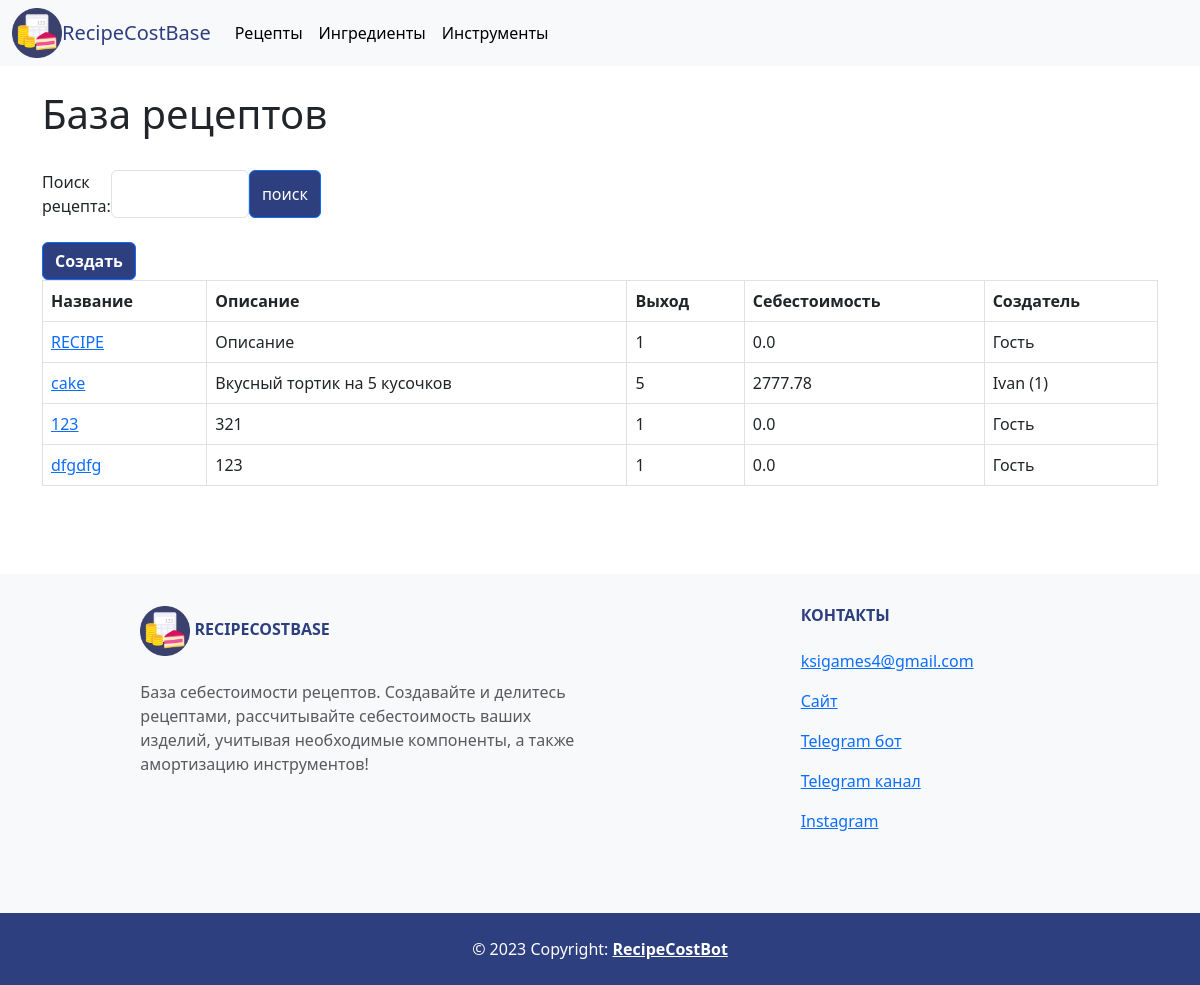
The page /core/recipes/ (signed in) on the database its author committed.
### core/models.py (models this page shows)
class Recipe(models.Model):
    name = models.CharField('Название', max_length=255)
    owner = models.ForeignKey(User, on_delete=models.CASCADE, null=True)
    description = models.TextField('Описание', null=True)
    components = models.ManyToManyField(Component, null=True, verbose_name='Ингредиенты', related_name='recipe')
    tools = models.ManyToManyField(Tool, null=True, verbose_name='Инструменты', related_name='recipe')
    count = models.IntegerField('Выход', default=1)
    primecost = models.FloatField('Себестоимость', null=True)
    parent = models.BooleanField(default=True)
    parent_id = models.IntegerField(null=True, default=0)

class User(models.Model):
    name = models.CharField('Имя', max_length=255)
    dc = models.DateTimeField(auto_now_add=True)

### core/views.py (the view)
# urls.py: path('recipes/', views.RecipesList.as_view(), name='recipes'),
class RecipesList(TitleMixin, ListView):
    model = models.Recipe
    template_name = 'core/recipes_list.html'
    context_object_name = 'recipes'
    title = 'База рецептов'
    form = forms.RecipeSearch()
    def get_queryset(self):
        name = self.request.GET.get('name')
        qs = models.Recipe.objects.all()
        for i in qs:
            calc_datatools.calculate_primecost(i)
        if name:
            return qs.filter(name__icontains=name)
        return qs
    def get_context_data(self, **kwargs):
        context = super().get_context_data(**kwargs)
        context['search_form'] = forms.RecipeSearch(self.request.GET or None)
        context['request_name'] = self.request.GET.get('name')
        return context
    class Meta:
        model = models.Recipe
        ordering = ('name',)

### core/forms.py
class RecipeSearch(forms.Form):
    name = forms.CharField(label='Поиск рецепта', required=False,
                           widget=forms.TextInput(attrs={'class': 'form-control'}))

### core/datatools/calc_datatools.py (called while the page is built)
def calculate_primecost(recipe: models.Recipe):
    primecost = 0
    if recipe.components:
        for i in recipe.components.all():
            primecost += update_component(i).cost
    if recipe.tools:
        for i in recipe.tools.all():
            primecost += update_tool(i).depreciation
    recipe.primecost = float(format(primecost, '.2f'))
    recipe.save()
    return

def update_component(component: models.Component) -> models.Component:
    parent = models.Component.objects.get(id=component.parent_id)
    if component.price != parent.price:
        component.price = parent.price
    component.cost = float(format(component.price * component.count, '.2f'))
    component.save()
    return component

def update_tool(tool: models.Tool) -> models.Tool:
    parent = models.Tool.objects.get(id=tool.parent_id)
    if tool.cost != parent.cost:
        tool.cost = parent.cost
    if tool.usage != parent.usage:
        tool.usage = parent.usage
    tool.depreciation = float(format(tool.cost / 12 / 30 / 24 * tool.usage * tool.time, '.2f'))
    tool.save()
    return tool

### core/views.py (called while the page is built)
    def get_title(self):
        return self.title

    def get_context_data(self, **kwargs):
        context = super().get_context_data(**kwargs)
        context['title'] = self.get_title()
        return context

### core/templates/core/recipes_list.html (shortened to what this page needs)
{% extends "core/base.html" %}
{% block content %}
    <div class="container">
        <h1>{{ title }}</h1>
        <br>
        {% if search_form %}
          <form class="d-flex" method="GET" style='width: 25%'>
            {{ search_form }}
            <button class="btn btn-primary" type="submit" style="background-color: #2e3f7f; color: white;">
                поиск
            </button>
          </form>
        {% endif %}
        <br>
        <a href="{% url 'core:recipe_create' %}" class="btn btn-primary" style="background-color: #2e3f7f; color: white;">
            <b>Создать</b>
        </a>
        <br>
        {% if recipes %}
        <table class="table table-bordered">
          <thead>
            <tr style="background-color: #2e3f7f; color: white;">
                <th>Название</th>
                <th>Описание</th>
                <th>Выход</th>
                <th>Себестоимость</th>
                <th>Создатель</th>
            </tr>
          </thead>
          <tbody>
          {% for recipe in recipes %}
            <tr>
                <td>
                    <a href="{% url 'core:recipe' recipe.pk %}">{{ recipe.name }}</a>
                </td>
                {% if recipe.description %}
                <td>{{ recipe.description }}</td>
                {% else %}
                <td>-</td>
                {% endif %}
                <td>{{ recipe.count }}</td>
                <td>{{ recipe.primecost }}</td>
                {% if recipe.owner %}
                <td>{{ recipe.owner.name }} ({{ recipe.owner.id }})</td>
                {% else %}
                <td>Гость</td>
                {% endif %}
            </tr>
          {% endfor %}
          </tbody>
        </table>
        {% elif request_name %}
        <p>Рецептов по запросу <b>«{{ request_name }}»</b> не найдено.</p>
        {% else %}
        <p>Рецептов не найдено.</p>
        {% endif %}
    </div>
  {% endblock %}

### core/templates/core/base.html (style rules this page uses)
.container { height: 125% }

### rows shown on the page
Recipe: name "RECIPE", description "Описание", count "1", primecost "0.0", shows "Гость"
Recipe: name "cake", description "Вкусный тортик на 5 кусочков", count "5", primecost "2777.78", owner.name "Ivan", owner.id "1"
Recipe: name "123", description "321", count "1", primecost "0.0", shows "Гость"
Recipe: name "dfgdfg", description "123", count "1", primecost "0.0", shows "Гость"

### other values the page prints
{{ title }} "База рецептов"
